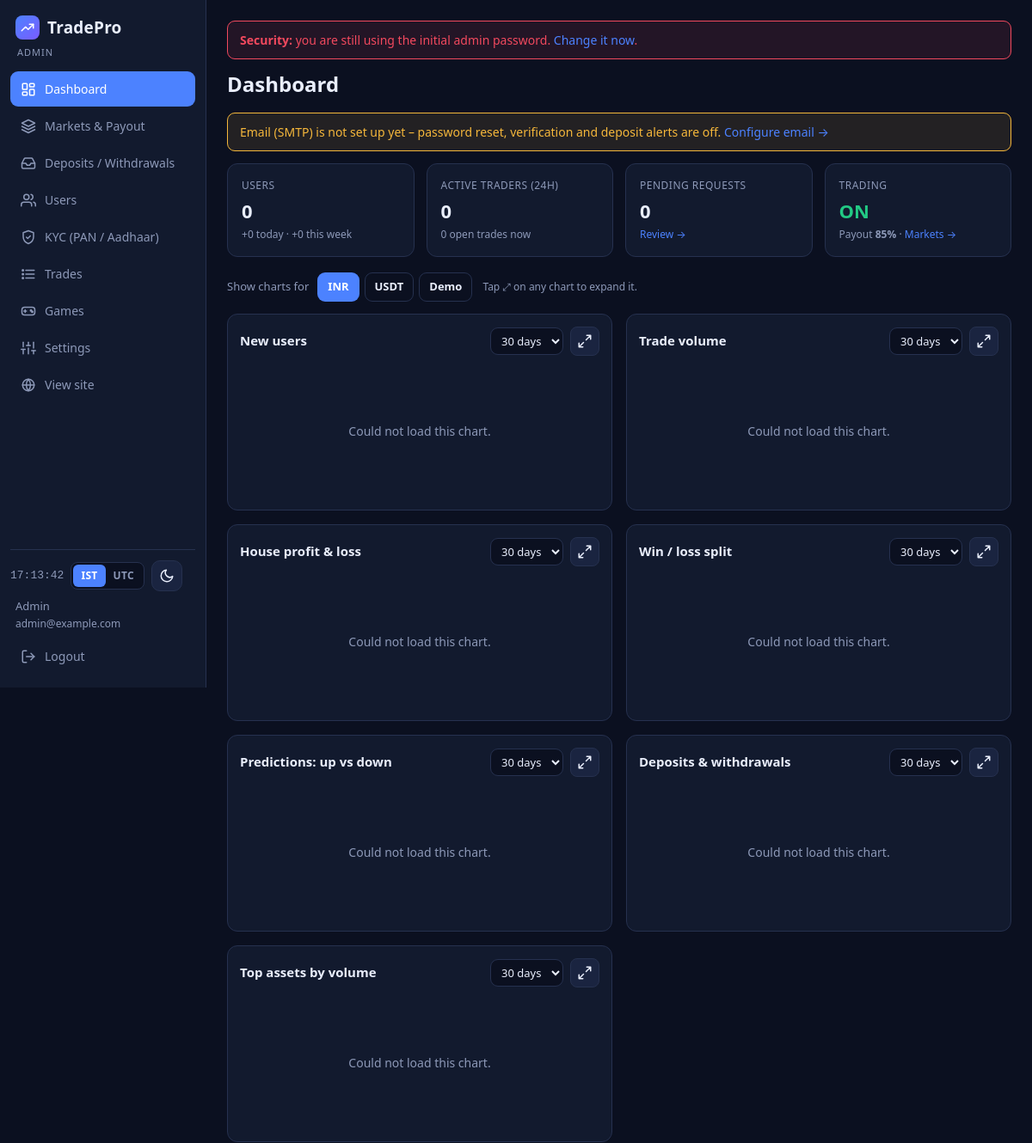
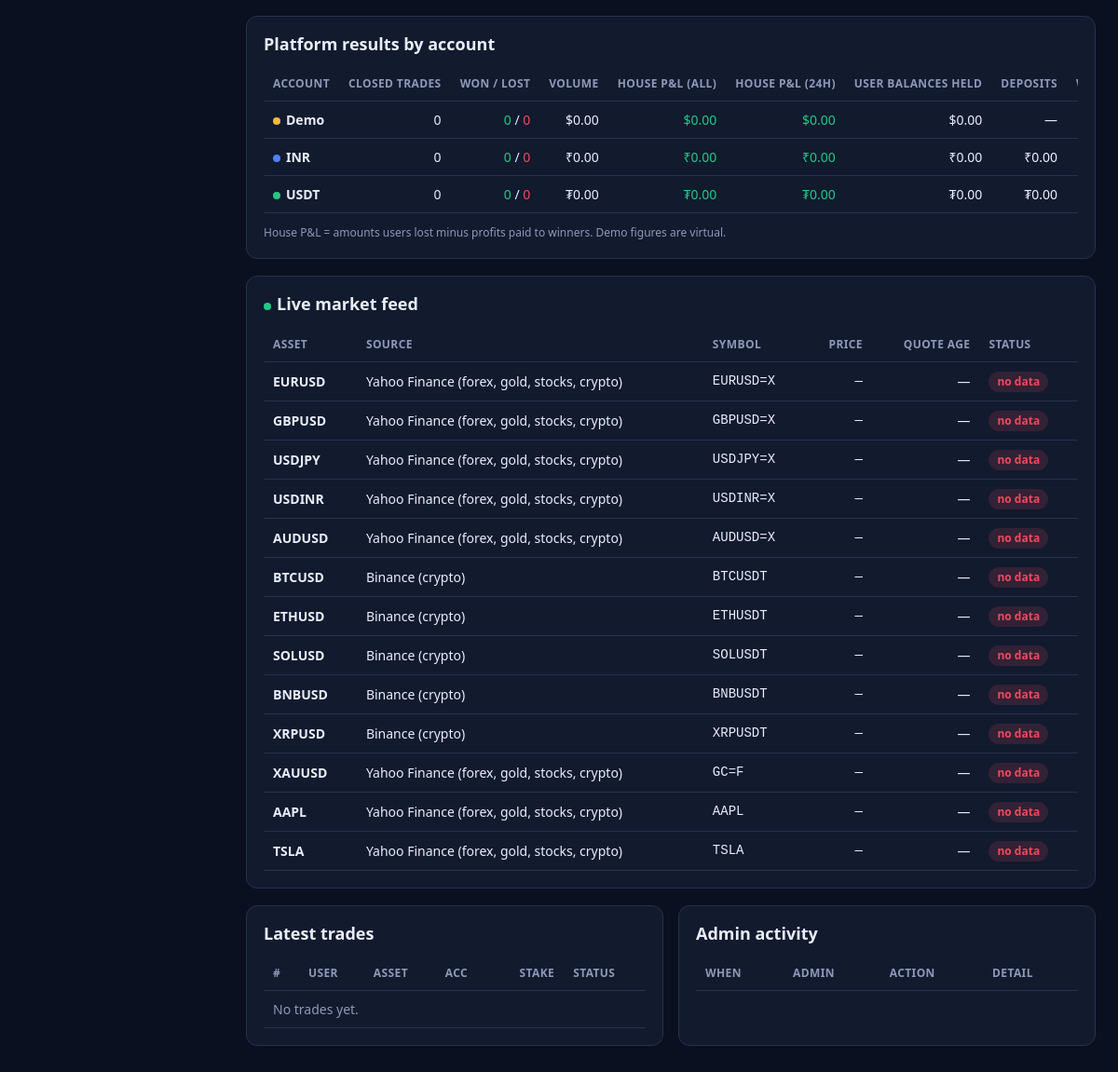
The page /admin/index.php (signed in) on the database its author committed (2 pictures, top to bottom).
### tables this page shows
CREATE TABLE IF NOT EXISTS `assets` (
  `id` int(10) unsigned NOT NULL AUTO_INCREMENT,
  `symbol` varchar(20) NOT NULL,
  `name` varchar(60) NOT NULL,
  `category` varchar(20) NOT NULL DEFAULT 'forex',
  `decimals` tinyint(3) unsigned NOT NULL DEFAULT 4,
  `payout_percent` decimal(5,2) DEFAULT NULL,
  `provider` varchar(20) DEFAULT NULL,
  `source_symbol` varchar(40) DEFAULT NULL,
  `chart_provider` varchar(20) DEFAULT NULL,
  `chart_symbol` varchar(40) DEFAULT NULL,
  `tv_symbol` varchar(60) DEFAULT NULL,
  `is_active` tinyint(1) NOT NULL DEFAULT 1,
  `sort_order` int(11) NOT NULL DEFAULT 0,
  PRIMARY KEY (`id`),
  UNIQUE KEY `uq_asset_symbol` (`symbol`)
);

### admin/index.php (the view, shortened to what the rows shown need)
<?php
require_once __DIR__ . '/../includes/bootstrap.php';
require_once __DIR__ . '/../includes/admin_layout.php';
admin_start('Dashboard', 'index.php');
$feed = quotes_get();
$feedAssets = active_assets();
?>
<h1>Dashboard</h1>
<div class="card">
  <h2>Platform results by account</h2>
  <div class="tablewrap"><table class="rt">
    <tr><th>Account</th><th class="right">Closed trades</th><th class="right">Won / Lost</th><th class="right">Volume</th><th class="right">House P&amp;L (all)</th><th class="right">House P&amp;L (24h)</th><th class="right">User balances held</th><th class="right">Deposits</th><th class="right">Withdrawals</th></tr>
  </table></div>
</div>
<div class="card">
  <h2><span class="live"></span>Live market feed</h2>
  <div class="tablewrap"><table class="rt">
    <tr><th>Asset</th><th>Source</th><th>Symbol</th><th class="right">Price</th><th class="right">Quote age</th><th>Status</th></tr>
    <?php foreach ($feedAssets as $a): $qd = $feed[(int)$a['id']] ?? null; ?>
      <tr><td><b><?= e($a['symbol']) ?></b></td><td><?= e(PROVIDERS[$a['provider']] ?? $a['provider']) ?></td><td class="mono"><?= e($a['source_symbol']) ?></td>
        <td class="right mono"><?= $qd ? e(number_format($qd['price'], (int)$a['decimals'])) : '—' ?></td>
        <td class="right"><?= $qd ? e($qd['age'] < 120 ? $qd['age'] . 's' : round($qd['age'] / 60) . ' min') : '—' ?></td>
        <td><?= !$qd ? '<span class="badge fail">no data</span>' : ($qd['closed'] ? '<span class="badge pending">market closed</span>' : '<span class="badge ok">live</span>') ?></td></tr>
    <?php endforeach; if (!$feedAssets): ?><tr><td colspan="6" class="muted">No active assets. <a href="assets.php">Add one</a>.</td></tr><?php endif; ?>
  </table></div>
</div>
<div class="grid g2">
  <div class="card"><h2>Latest trades</h2><div class="tablewrap"><table class="rt">
    <tr><th>#</th><th>User</th><th>Asset</th><th>Acc</th><th class="right">Stake</th><th>Status</th></tr>
  </table></div></div>
  <div class="card"><h2>Admin activity</h2><div class="tablewrap"><table class="rt">
    <tr><th>When</th><th>Admin</th><th>Action</th><th>Detail</th></tr>
  </table></div></div>
</div>
<?php charts_assets(); admin_end();

### includes/admin_layout.php (shortened to what the rows shown need)
<?php
function admin_start(string $title, string $active): array
{
    $a = require_admin();
    page_head('Admin · ' . $title, 'is-admin');
    ?>
<div class="admin-shell">
  <aside class="sidebar" id="admSide">
    <div class="sidefoot">
      <div class="hide-m inline"><?= tz_widget() ?><?= theme_toggle() ?></div>
      <div class="muted who"><?= e($a['name']) ?><br><small><?= e($a['email']) ?></small></div>
      <a class="item" href="<?= e(url('admin/logout.php')) ?>"><span class="il"><?= icon('logout', 18) ?>Logout</span></a>
    </div>
  </aside>
  <main class="adminmain">
    <?php
    return $a;
}
function admin_end(): void
{
    echo '</main></div></body></html>';
}

### rows shown on the page
assets: symbol "EURUSD", provider "Yahoo Finance (forex, gold, stocks, crypto)", source_symbol "EURUSD=X"
assets: symbol "GBPUSD", provider "Yahoo Finance (forex, gold, stocks, crypto)", source_symbol "GBPUSD=X"
assets: symbol "USDJPY", provider "Yahoo Finance (forex, gold, stocks, crypto)", source_symbol "USDJPY=X"
assets: symbol "USDINR", provider "Yahoo Finance (forex, gold, stocks, crypto)", source_symbol "USDINR=X"
assets: symbol "AUDUSD", provider "Yahoo Finance (forex, gold, stocks, crypto)", source_symbol "AUDUSD=X"
assets: symbol "BTCUSD", provider "Binance (crypto)", source_symbol "BTCUSDT"
assets: symbol "ETHUSD", provider "Binance (crypto)", source_symbol "ETHUSDT"
assets: symbol "SOLUSD", provider "Binance (crypto)", source_symbol "SOLUSDT"
assets: symbol "BNBUSD", provider "Binance (crypto)", source_symbol "BNBUSDT"
assets: symbol "XRPUSD", provider "Binance (crypto)", source_symbol "XRPUSDT"
assets: symbol "XAUUSD", provider "Yahoo Finance (forex, gold, stocks, crypto)", source_symbol "GC=F"
assets: symbol "AAPL", provider "Yahoo Finance (forex, gold, stocks, crypto)", source_symbol "AAPL"
assets: symbol "TSLA", provider "Yahoo Finance (forex, gold, stocks, crypto)", source_symbol "TSLA"

### other values the page prints
$n "TradePro"
$label "Dashboard"
$label "Markets & Payout"
$label "Deposits / Withdrawals"
$label "Users"
$label "KYC (PAN / Aadhaar)"
$label "Trades"
$label "Games"
$label "Settings"
$k "IST"
$k "UTC"
$a['name'] "Admin"
$a['email'] "admin@example.com"
$users "0"
$newToday "0"
